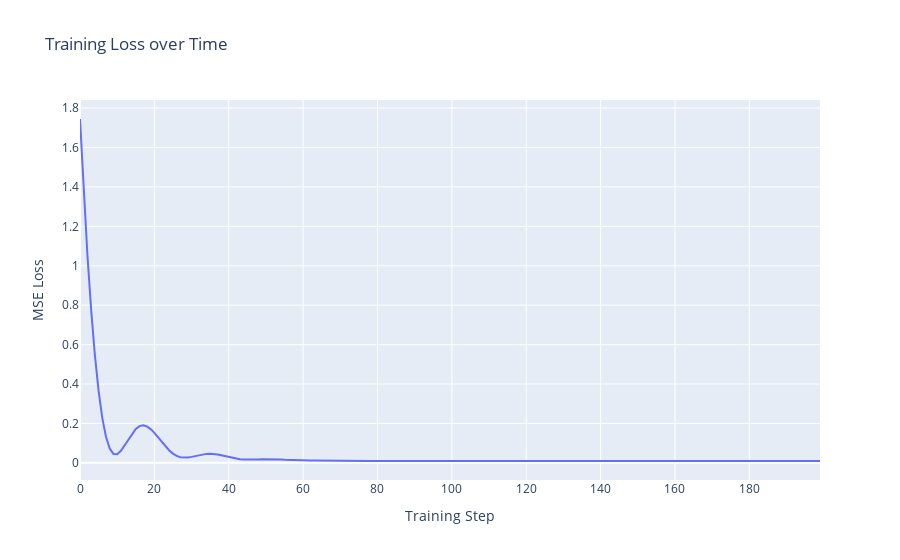

This figure's notebook cell:
### Code cell
# Plot training loss
fig = px.line(y=model.train_losses, labels={'x': 'Training Step', 'y': 'MSE Loss'}, title="Training Loss over Time")
fig.show()

### Figure 1 — Plotly figure (JSON) as saved in the notebook; plotly's stock layout.template omitted (floating-point values rounded to 4 significant figures; data arrays with more than 128 entries replaced by an {"elided": "..."} marker saying what was removed)
{"data": [{"hovertemplate": "Training Step=%{x}<br>MSE Loss=%{y}<extra></extra>", "legendgroup": "", "line": {"color": "#636efa", "dash": "solid"}, "marker": {"symbol": "circle"}, "mode": "lines", "name": "", "orientation": "v", "showlegend": false, "type": "scatter", "x": {"elided": "200 int values"}, "xaxis": "x", "y": {"elided": "200 float values"}, "yaxis": "y"}], "layout": {"legend": {"tracegroupgap": 0}, "title": {"text": "Training Loss over Time"}, "xaxis": {"anchor": "y", "domain": [0, 1], "title": {"text": "Training Step"}}, "yaxis": {"anchor": "x", "domain": [0, 1], "title": {"text": "MSE Loss"}}}}
